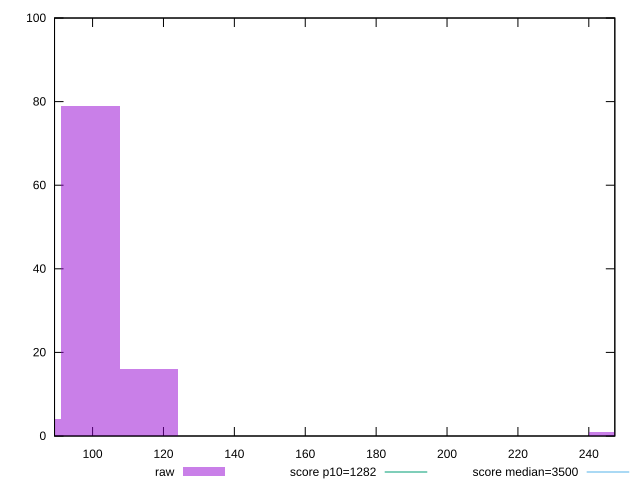

The gnuplot source for this figure:
reset

$raw <<EOF
115.90951542025691 16
99.35101321736306 79
82.79251101446923 4
248.37753304340768 1
EOF

set key outside below
set boxwidth 16.558502202893845
set xrange [89.264:247.33999999999997]
set yrange [0:100]
set trange [0:100]
set style fill transparent solid 0.5 noborder

set parametric
set terminal svg size 640, 490 enhanced background rgb 'white'
set output "report_0_00242021-02-20T12:25:28.543Z/bootup-time/samples/pages+cached+noadtech+nomedia+nocss/raw/histogram.svg"

plot $raw title "raw" with boxes, \
     1282,t title "score p10=1282", \
     3500,t title "score median=3500"

reset
